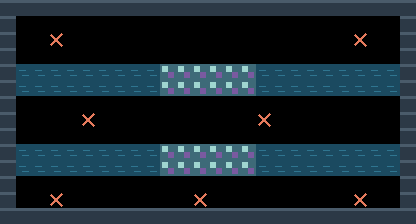

This game map was drawn from its Tiled (.tmx) file and the tilesets committed beside it. A one-line description and the full map source follow:
An orthogonal 26x14 tile map with 16x16 px tiles, 2 tile layers (terreno, marcadores).

<map version="1.10" tiledversion="1.11.0" orientation="orthogonal" renderorder="right-down" width="26" height="14" tilewidth="16" tileheight="16" infinite="0" nextlayerid="3" nextobjectid="1">
 <properties>
  <property name="tipo" value="cat_combate" />
  <property name="nombre" value="puente" />
 </properties>
 <tileset firstgid="1" source="muelle.tsx" />
 <layer id="1" name="terreno" width="26" height="14">
  <data encoding="csv">
1,1,1,1,1,1,1,1,1,1,1,1,1,1,1,1,1,1,1,1,1,1,1,1,1,1,
1,0,0,0,0,0,0,0,0,0,0,0,0,0,0,0,0,0,0,0,0,0,0,0,0,1,
1,0,0,0,0,0,0,0,0,0,0,0,0,0,0,0,0,0,0,0,0,0,0,0,0,1,
1,0,0,0,0,0,0,0,0,0,0,0,0,0,0,0,0,0,0,0,0,0,0,0,0,1,
1,2,2,2,2,2,2,2,2,2,5,5,5,5,5,5,2,2,2,2,2,2,2,2,2,1,
1,2,2,2,2,2,2,2,2,2,5,5,5,5,5,5,2,2,2,2,2,2,2,2,2,1,
1,0,0,0,0,0,0,0,0,0,0,0,0,0,0,0,0,0,0,0,0,0,0,0,0,1,
1,0,0,0,0,0,0,0,0,0,0,0,0,0,0,0,0,0,0,0,0,0,0,0,0,1,
1,0,0,0,0,0,0,0,0,0,0,0,0,0,0,0,0,0,0,0,0,0,0,0,0,1,
1,2,2,2,2,2,2,2,2,2,5,5,5,5,5,5,2,2,2,2,2,2,2,2,2,1,
1,2,2,2,2,2,2,2,2,2,5,5,5,5,5,5,2,2,2,2,2,2,2,2,2,1,
1,0,0,0,0,0,0,0,0,0,0,0,0,0,0,0,0,0,0,0,0,0,0,0,0,1,
1,0,0,0,0,0,0,0,0,0,0,0,0,0,0,0,0,0,0,0,0,0,0,0,0,1,
1,1,1,1,1,1,1,1,1,1,1,1,1,1,1,1,1,1,1,1,1,1,1,1,1,1
</data>
 </layer>
 <layer id="2" name="marcadores" width="26" height="14">
  <data encoding="csv">
0,0,0,0,0,0,0,0,0,0,0,0,0,0,0,0,0,0,0,0,0,0,0,0,0,0,
0,0,0,0,0,0,0,0,0,0,0,0,0,0,0,0,0,0,0,0,0,0,0,0,0,0,
0,0,0,3,0,0,0,0,0,0,0,0,0,0,0,0,0,0,0,0,0,0,3,0,0,0,
0,0,0,0,0,0,0,0,0,0,0,0,0,0,0,0,0,0,0,0,0,0,0,0,0,0,
0,0,0,0,0,0,0,0,0,0,0,0,0,0,0,0,0,0,0,0,0,0,0,0,0,0,
0,0,0,0,0,0,0,0,0,0,0,0,0,0,0,0,0,0,0,0,0,0,0,0,0,0,
0,0,0,0,0,0,0,0,0,0,0,0,0,0,0,0,0,0,0,0,0,0,0,0,0,0,
0,0,0,0,0,3,0,0,0,0,0,0,0,0,0,0,3,0,0,0,0,0,0,0,0,0,
0,0,0,0,0,0,0,0,0,0,0,0,0,0,0,0,0,0,0,0,0,0,0,0,0,0,
0,0,0,0,0,0,0,0,0,0,0,0,0,0,0,0,0,0,0,0,0,0,0,0,0,0,
0,0,0,0,0,0,0,0,0,0,0,0,0,0,0,0,0,0,0,0,0,0,0,0,0,0,
0,0,0,0,0,0,0,0,0,0,0,0,0,0,0,0,0,0,0,0,0,0,0,0,0,0,
0,0,0,3,0,0,0,0,0,0,0,0,3,0,0,0,0,0,0,0,0,0,3,0,0,0,
0,0,0,0,0,0,0,0,0,0,0,0,0,0,0,0,0,0,0,0,0,0,0,0,0,0
</data>
 </layer>
</map>
